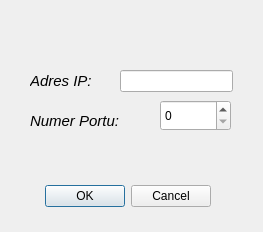
<?xml version="1.0" encoding="UTF-8"?>
<ui version="4.0">
 <class>Dialog</class>
 <widget class="QDialog" name="Dialog">
  <property name="geometry">
   <rect>
    <x>0</x>
    <y>0</y>
    <width>263</width>
    <height>232</height>
   </rect>
  </property>
  <property name="windowTitle">
   <string>Dialog</string>
  </property>
  <widget class="QDialogButtonBox" name="buttonBox">
   <property name="geometry">
    <rect>
     <x>-130</x>
     <y>180</y>
     <width>341</width>
     <height>32</height>
    </rect>
   </property>
   <property name="orientation">
    <enum>Qt::Orientation::Horizontal</enum>
   </property>
   <property name="standardButtons">
    <set>QDialogButtonBox::StandardButton::Cancel|QDialogButtonBox::StandardButton::Ok</set>
   </property>
  </widget>
  <widget class="QSpinBox" name="nrPortu">
   <property name="geometry">
    <rect>
     <x>160</x>
     <y>100</y>
     <width>71</width>
     <height>31</height>
    </rect>
   </property>
  </widget>
  <widget class="QLabel" name="label">
   <property name="geometry">
    <rect>
     <x>30</x>
     <y>110</y>
     <width>101</width>
     <height>21</height>
    </rect>
   </property>
   <property name="font">
    <font>
     <pointsize>11</pointsize>
     <italic>true</italic>
    </font>
   </property>
   <property name="text">
    <string>Numer Portu:</string>
   </property>
  </widget>
  <widget class="QLabel" name="label_2">
   <property name="geometry">
    <rect>
     <x>30</x>
     <y>70</y>
     <width>101</width>
     <height>21</height>
    </rect>
   </property>
   <property name="font">
    <font>
     <pointsize>11</pointsize>
     <italic>true</italic>
    </font>
   </property>
   <property name="text">
    <string>Adres IP:</string>
   </property>
  </widget>
  <widget class="QLineEdit" name="adresIP">
   <property name="geometry">
    <rect>
     <x>120</x>
     <y>70</y>
     <width>113</width>
     <height>22</height>
    </rect>
   </property>
  </widget>
 </widget>
 <resources/>
 <connections>
  <connection>
   <sender>buttonBox</sender>
   <signal>accepted()</signal>
   <receiver>Dialog</receiver>
   <slot>accept()</slot>
   <hints>
    <hint type="sourcelabel">
     <x>248</x>
     <y>254</y>
    </hint>
    <hint type="destinationlabel">
     <x>157</x>
     <y>274</y>
    </hint>
   </hints>
  </connection>
  <connection>
   <sender>buttonBox</sender>
   <signal>rejected()</signal>
   <receiver>Dialog</receiver>
   <slot>reject()</slot>
   <hints>
    <hint type="sourcelabel">
     <x>316</x>
     <y>260</y>
    </hint>
    <hint type="destinationlabel">
     <x>286</x>
     <y>274</y>
    </hint>
   </hints>
  </connection>
 </connections>
</ui>
